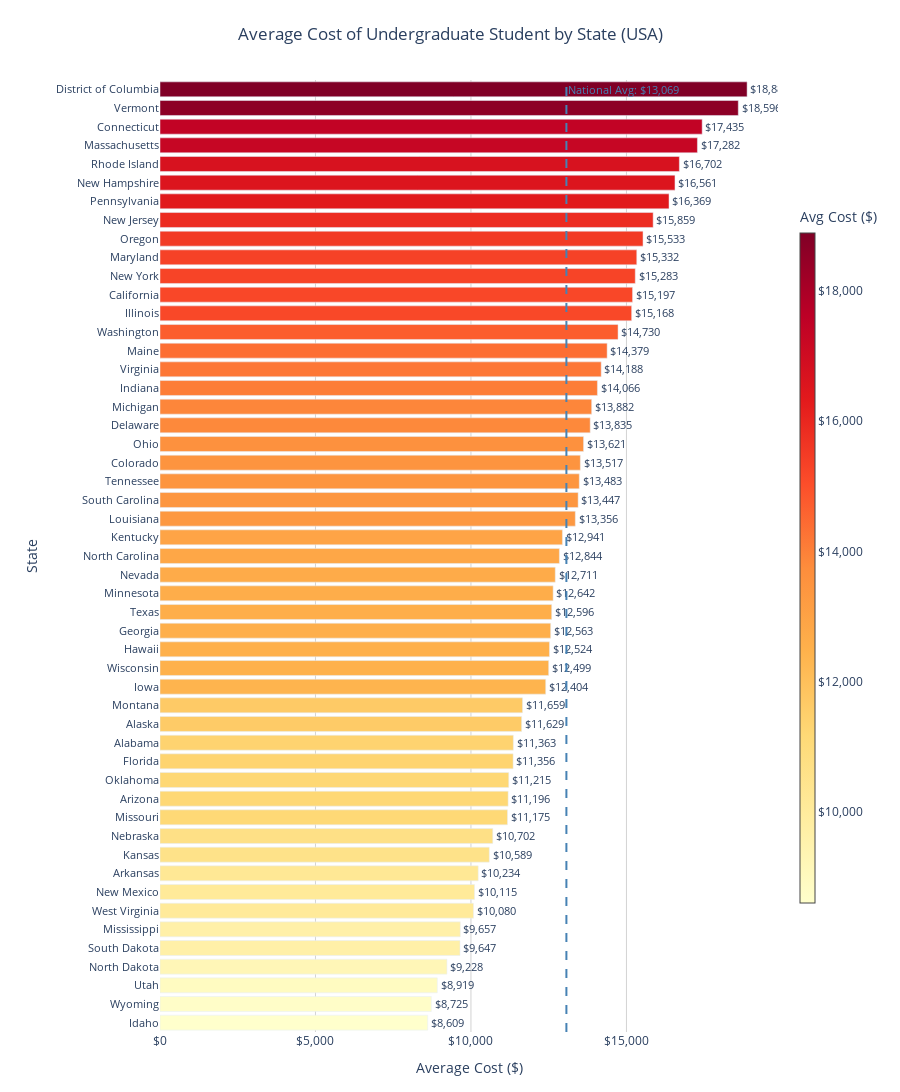

The cell this chart's notebook holds for it:
### Code cell
import plotly.graph_objects as go

# HORIZONTAL BAR CHART — Avg Cost per State
fig_bar = go.Figure()

fig_bar.add_trace(go.Bar(
    x=state_avg['Avg_Value'],
    y=state_avg['State'],
    orientation='h',
    text=[f"${v:,.0f}" for v in state_avg['Avg_Value']],
    textposition='outside',
    marker=dict(
        color=state_avg['Avg_Value'],
        colorscale='YlOrRd',
        showscale=True,
        colorbar=dict(
            title='Avg Cost ($)',
            tickprefix='$',
            tickformat=',.0f',
            thickness=15,
            len=0.75
        )
    ),
    hovertemplate=(
        "<b>%{y}</b><br>"
        "Avg Cost: $%{x:,.0f}<extra></extra>"
    )
))

# Garis overall mean
overall_mean = state_avg['Avg_Value'].mean()
fig_bar.add_vline(
    x=overall_mean,
    line=dict(color='steelblue', dash='dash', width=2),
    annotation_text=f'National Avg: ${overall_mean:,.0f}',
    annotation_position='top right',
    annotation_font=dict(color='steelblue', size=11)
)

fig_bar.update_layout(
    title=dict(
        text='Average Cost of Undergraduate Student by State (USA)',
        font=dict(size=17),
        x=0.5
    ),
    xaxis=dict(
        title='Average Cost ($)',
        tickprefix='$',
        tickformat=',.0f',
        showgrid=True,
        gridcolor='lightgrey'
    ),
    yaxis=dict(
        title='State',
        autorange='reversed',       # State tertinggi di atas
        tickfont=dict(size=11)
    ),
    plot_bgcolor='white',
    paper_bgcolor='white',
    showlegend=False,
    margin=dict(t=80, b=60, l=160, r=120),
    height=1200
)

fig_bar.show()

### Figure 1 — Plotly figure (JSON) as saved in the notebook; plotly's stock layout.template omitted (floating-point values rounded to 4 significant figures)
{"data": [{"hovertemplate": "<b>%{y}</b><br>Avg Cost: $%{x:,.0f}<extra></extra>", "marker": {"color": [18880.0, 18600.0, 17440.0, 17280.0, 16700.0, 16560.0, 16370.0, 15860.0, 15530.0, 15330.0, 15280.0, 15200.0, 15170.0, 14730.0, 14380.0, 14190.0, 14070.0, 13880.0, 13830.0, 13620.0, 13520.0, 13480.0, 13450.0, 13360.0, 12940.0, 12840.0, 12710.0, 12640.0, 12600.0, 12560.0, 12520.0, 12500.0, 12400.0, 11660.0, 11630.0, 11360.0, 11360.0, 11220.0, 11200.0, 11170.0, 10700.0, 10590.0, 10230.0, 10110.0, 10080.0, 9657.0, 9647.0, 9228.0, 8919.0, 8725.0, 8609.0], "colorbar": {"len": 0.75, "thickness": 15, "tickformat": ",.0f", "tickprefix": "$", "title": {"text": "Avg Cost ($)"}}, "colorscale": [[0, "rgb(255,255,204)"], [0.125, "rgb(255,237,160)"], [0.25, "rgb(254,217,118)"], [0.375, "rgb(254,178,76)"], [0.5, "rgb(253,141,60)"], [0.625, "rgb(252,78,42)"], [0.75, "rgb(227,26,28)"], [0.875, "rgb(189,0,38)"], [1, "rgb(128,0,38)"]], "showscale": true}, "orientation": "h", "text": ["$18,880", "$18,596", "$17,435", "$17,282", "$16,702", "$16,561", "$16,369", "$15,859", "$15,533", "$15,332", "$15,283", "$15,197", "$15,168", "$14,730", "$14,379", "$14,188", "$14,066", "$13,882", "$13,835", "$13,621", "$13,517", "$13,483", "$13,447", "$13,356", "$12,941", "$12,844", "$12,711", "$12,642", "$12,596", "$12,563", "$12,524", "$12,499", "$12,404", "$11,659", "$11,629", "$11,363", "$11,356", "$11,215", "$11,196", "$11,175", "$10,702", "$10,589", "$10,234", "$10,115", "$10,080", "$9,657", "$9,647", "$9,228", "$8,919", "$8,725", "$8,609"], "textposition": "outside", "type": "bar", "x": [18880.0, 18600.0, 17440.0, 17280.0, 16700.0, 16560.0, 16370.0, 15860.0, 15530.0, 15330.0, 15280.0, 15200.0, 15170.0, 14730.0, 14380.0, 14190.0, 14070.0, 13880.0, 13830.0, 13620.0, 13520.0, 13480.0, 13450.0, 13360.0, 12940.0, 12840.0, 12710.0, 12640.0, 12600.0, 12560.0, 12520.0, 12500.0, 12400.0, 11660.0, 11630.0, 11360.0, 11360.0, 11220.0, 11200.0, 11170.0, 10700.0, 10590.0, 10230.0, 10110.0, 10080.0, 9657.0, 9647.0, 9228.0, 8919.0, 8725.0, 8609.0], "y": ["District of Columbia", "Vermont", "Connecticut", "Massachusetts", "Rhode Island", "New Hampshire", "Pennsylvania", "New Jersey", "Oregon", "Maryland", "New York", "California", "Illinois", "Washington", "Maine", "Virginia", "Indiana", "Michigan", "Delaware", "Ohio", "Colorado", "Tennessee", "South Carolina", "Louisiana", "Kentucky", "North Carolina", "Nevada", "Minnesota", "Texas", "Georgia", "Hawaii", "Wisconsin", "Iowa", "Montana", "Alaska", "Alabama", "Florida", "Oklahoma", "Arizona", "Missouri", "Nebraska", "Kansas", "Arkansas", "New Mexico", "West Virginia", "Mississippi", "South Dakota", "North Dakota", "Utah", "Wyoming", "Idaho"]}], "layout": {"annotations": [{"font": {"color": "steelblue", "size": 11}, "showarrow": false, "text": "National Avg: $13,069", "x": 13070.0, "xanchor": "left", "xref": "x", "y": 1, "yanchor": "top", "yref": "y domain"}], "height": 1200, "margin": {"b": 60, "l": 160, "r": 120, "t": 80}, "paper_bgcolor": "white", "plot_bgcolor": "white", "shapes": [{"line": {"color": "steelblue", "dash": "dash", "width": 2}, "type": "line", "x0": 13070.0, "x1": 13070.0, "xref": "x", "y0": 0, "y1": 1, "yref": "y domain"}], "showlegend": false, "title": {"font": {"size": 17}, "text": "Average Cost of Undergraduate Student by State (USA)", "x": 0.5}, "xaxis": {"gridcolor": "lightgrey", "showgrid": true, "tickformat": ",.0f", "tickprefix": "$", "title": {"text": "Average Cost ($)"}}, "yaxis": {"autorange": "reversed", "tickfont": {"size": 11}, "title": {"text": "State"}}}}
